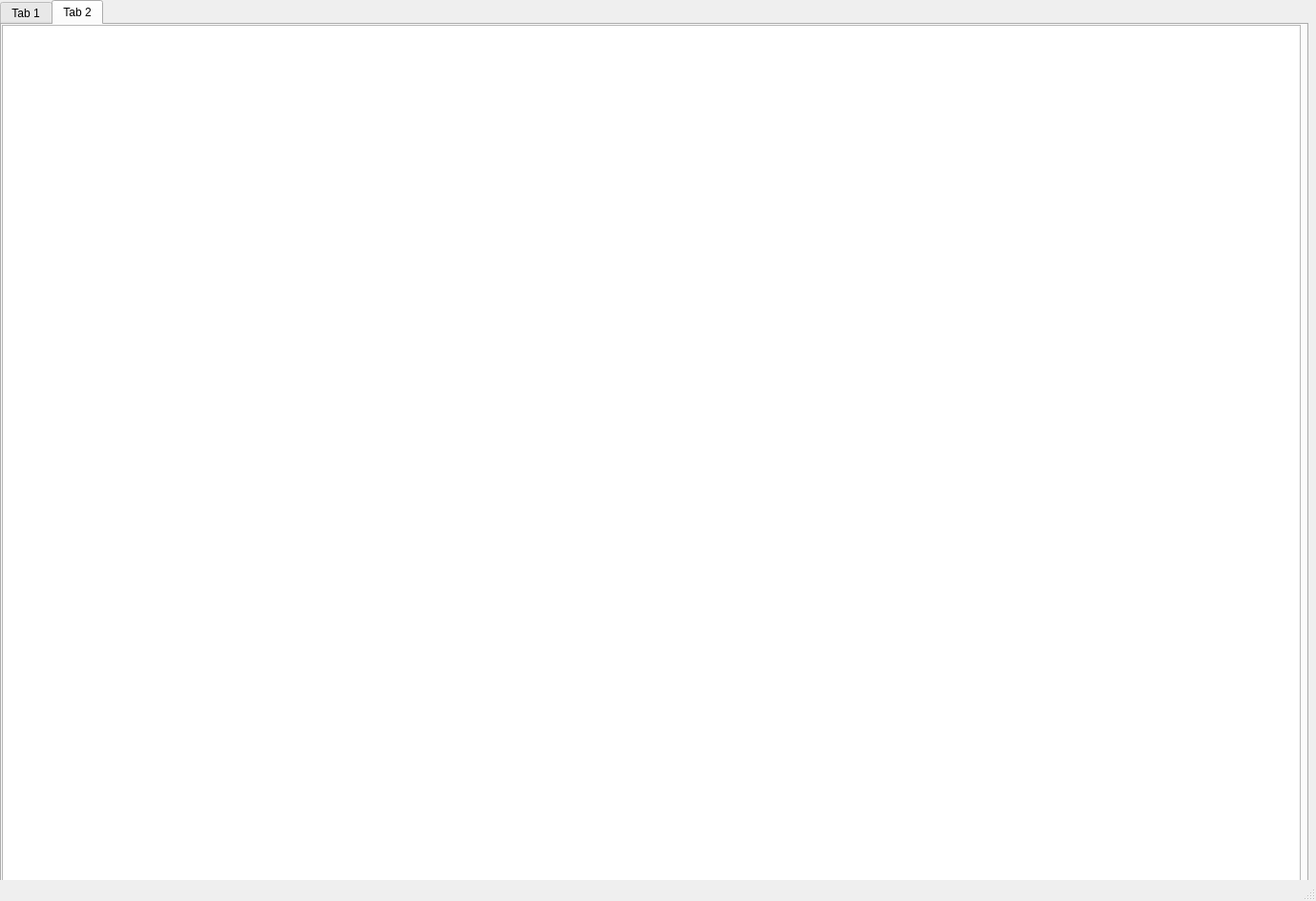
<?xml version="1.0" encoding="UTF-8"?>
<ui version="4.0">
 <class>MainWindow</class>
 <widget class="QMainWindow" name="MainWindow">
  <property name="geometry">
   <rect>
    <x>0</x>
    <y>0</y>
    <width>1379</width>
    <height>944</height>
   </rect>
  </property>
  <property name="windowTitle">
   <string>MainWindow</string>
  </property>
  <widget class="QWidget" name="centralwidget">
   <widget class="QTabWidget" name="tabWidget">
    <property name="geometry">
     <rect>
      <x>0</x>
      <y>0</y>
      <width>1371</width>
      <height>931</height>
     </rect>
    </property>
    <property name="currentIndex">
     <number>1</number>
    </property>
    <widget class="QWidget" name="tab">
     <attribute name="title">
      <string>Tab 1</string>
     </attribute>
     <widget class="QTreeView" name="treeView">
      <property name="geometry">
       <rect>
        <x>0</x>
        <y>0</y>
        <width>1361</width>
        <height>901</height>
       </rect>
      </property>
      <attribute name="headerShowSortIndicator" stdset="0">
       <bool>true</bool>
      </attribute>
     </widget>
    </widget>
    <widget class="QWidget" name="tab_2">
     <attribute name="title">
      <string>Tab 2</string>
     </attribute>
     <widget class="QTableView" name="tableView">
      <property name="geometry">
       <rect>
        <x>0</x>
        <y>0</y>
        <width>1361</width>
        <height>901</height>
       </rect>
      </property>
      <property name="sortingEnabled">
       <bool>true</bool>
      </property>
      <attribute name="verticalHeaderShowSortIndicator" stdset="0">
       <bool>true</bool>
      </attribute>
     </widget>
    </widget>
   </widget>
  </widget>
  <widget class="QStatusBar" name="statusbar"/>
 </widget>
 <resources/>
 <connections/>
</ui>
